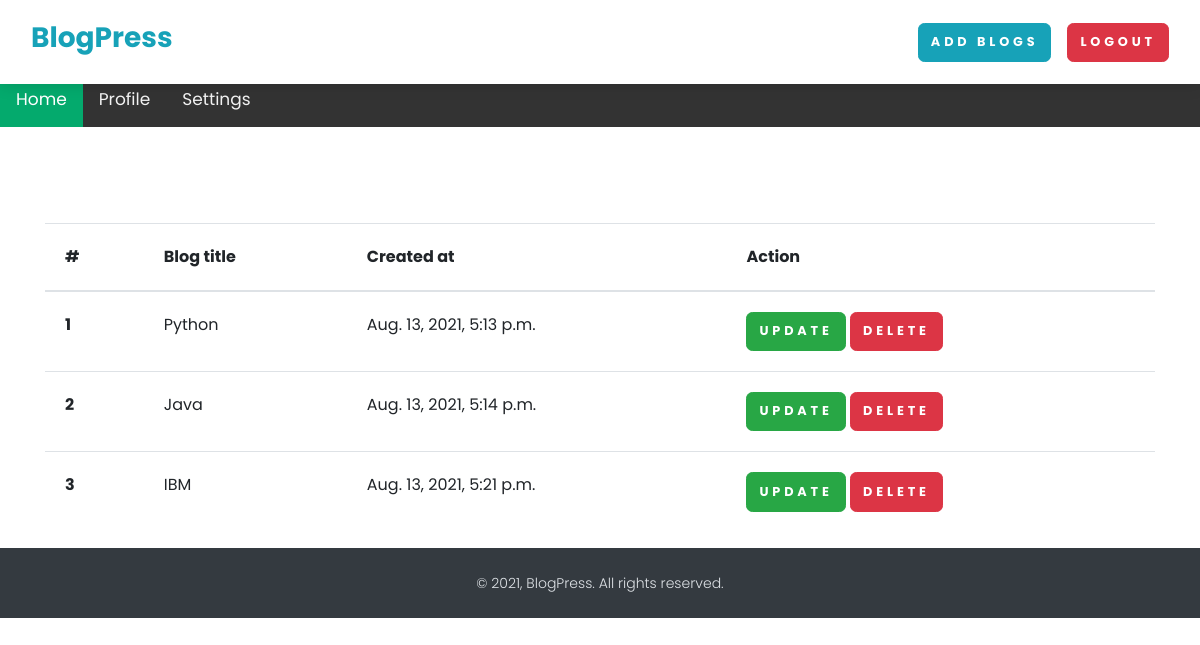
The app's page /see-blog/ (signed in) with its own data.
### App/models.py (models this page shows, shortened)
class BlogModel(models.Model):
	user 			= models.ForeignKey(User, blank=True , null=True , on_delete=models.CASCADE)
	title 			= models.CharField(max_length=1000)
	content 		= FroalaField()
	slug 			= models.SlugField(max_length=1000 , null=True , blank=True)
	image 			= models.ImageField(upload_to='blog')
	created_at 		= models.DateTimeField(auto_now_add=True)
	upload_to 		= models.DateTimeField(auto_now=True)
	browser 		= models.CharField(max_length=200)
	ip_address		= models.CharField(max_length=100)
	def __str__(self):
	    return self.title

### App/views.py (the view)
# urls.py: path('see-blog/' , see_blog , name="see_blog"),
@login_required(login_url="/login/")
def see_blog(request):
    context = {}
    try:
        blog_objs = BlogModel.objects.filter(user = request.user)
        context['blog_objs'] =  blog_objs
    except Exception as e:
        print(e)
    print(context)
    return render(request ,'see_blog.html' ,context)

### App/templates/see_blog.html (shortened to what this page needs)
{% extends "base.html" %}
{% block start %}
<section class="mt-5 pt-5">
    <div class="container">
        <table class="table">
        <thead>
          <tr>
            <th scope="col">#</th>
            <th scope="col">Blog title</th>
            <th scope="col">Created at</th>
            <th scope="col">Action</th>
          </tr>
        </thead>
        <tbody>
            {% for blog in blog_objs %}
          <tr>
            <th scope="row">{{forloop.counter}}</th>
            <td>{{blog.title}}</td>
            <td>{{blog.created_at}}</td>
            <td>
                <a href="{%  url 'blog_update' blog.slug %}" class="btn btn-success">Update</a>
                <a href="{% url 'blog_delete' blog.id %}" class="btn btn-danger">Delete</a>
            </td>
          </tr>
          {% endfor %}
          </tbody>
          </table>
    </div>
</section>
{% endblock %}

### records on screen
BlogModel: title "Python", created_at "Aug. 13, 2021, 5:13 p.m."
BlogModel: title "Java", created_at "Aug. 13, 2021, 5:14 p.m."
BlogModel: title "IBM", created_at "Aug. 13, 2021, 5:21 p.m."
